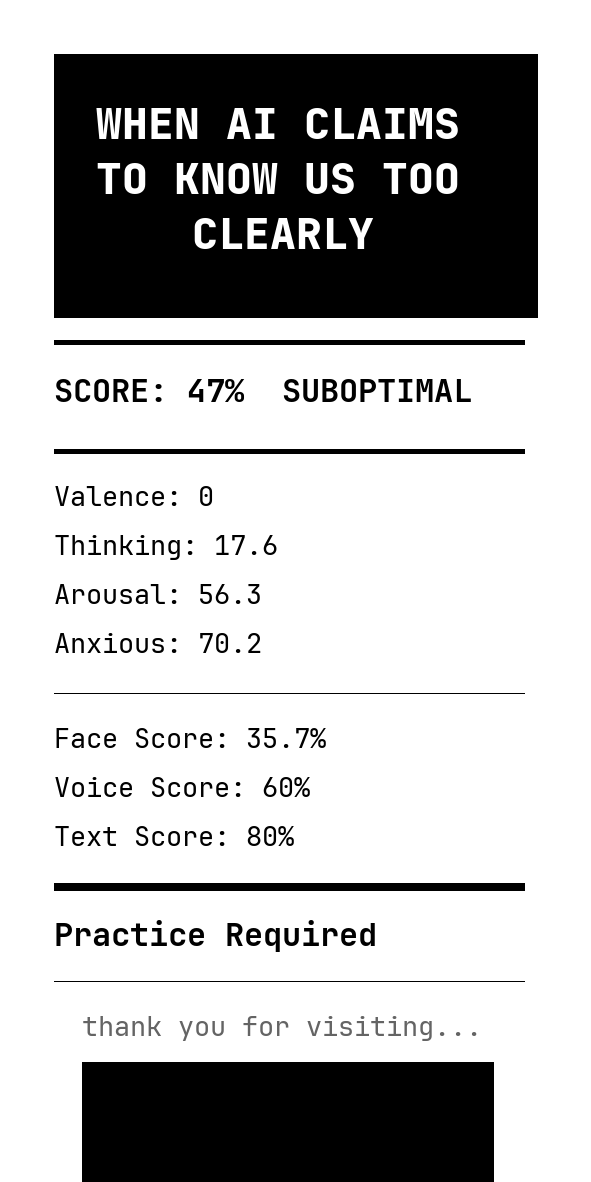

Source code (Python):
from PIL import Image, ImageDraw, ImageFont
from datetime import datetime
import os
import platform
import subprocess

DPI = 300
WIDTH_IN = 1.97
HEIGHT_IN = 3.94

width = int(WIDTH_IN * DPI)      # 591
height = int(HEIGHT_IN * DPI)    # 1182

scale = width / 215  # scale from your original design

def S(v):
    return int(v * scale)

def generate_receipt(data):
    img = Image.new("L", (width, height), 255)
    draw = ImageDraw.Draw(img)

    padding = S(20)
    container = S(181)

    font_title = ImageFont.truetype("mat/jbm_extrabold.ttf", S(16))
    font_sub = ImageFont.truetype("mat/jbm_bold.ttf", S(12))
    font_body = ImageFont.truetype("mat/jbm_regular.ttf", S(10))

    y = S(20)

    draw.rectangle((padding, y, width-padding, y+S(96)), fill=0)

    draw.text((S(35), y+S(15)), "WHEN AI CLAIMS", font=font_title, fill=255)
    draw.text((S(35), y+S(35)), "TO KNOW US TOO", font=font_title, fill=255)
    draw.text((S(70), y+S(55)), "CLEARLY", font=font_title, fill=255)

    y += S(105)

    draw.line((padding, y, container+S(10), y), fill=0, width=S(2))
    y += S(10)

    draw.text((S(20), y), f"SCORE: {data['score']}%  SUBOPTIMAL", font=font_sub, fill=0)

    y += S(30)
    draw.line((padding, y, container+S(10), y), fill=0, width=S(2))
    y += S(10)

    lineheight = S(18)

    draw.text((S(20), y), f"Valence: {data['valence']}", font=font_body, fill=0)
    y += lineheight
    draw.text((S(20), y), f"Thinking: {data['thinking']}", font=font_body, fill=0)
    y += lineheight
    draw.text((S(20), y), f"Arousal: {data['arousal']}", font=font_body, fill=0)
    y += lineheight
    draw.text((S(20), y), f"Anxious: {data['anxious']}", font=font_body, fill=0)

    y += S(25)
    draw.line((padding, y, container+S(10), y), fill=0)

    y += S(10)

    draw.text((S(20), y), f"Face Score: {data['face']}%", font=font_body, fill=0)
    y += lineheight
    draw.text((S(20), y), f"Voice Score: {data['voice']}%", font=font_body, fill=0)
    y += lineheight
    draw.text((S(20), y), f"Text Score: {data['text']}%", font=font_body, fill=0)

    y += S(25)
    draw.line((padding, y, container+S(10), y), fill=0, width=S(3))

    y += S(10)
    draw.text((S(20), y), "Practice Required", font=font_sub, fill=0)

    y += S(25)
    draw.line((padding, y, container+S(10), y), fill=0)

    y += S(10)
    draw.text((S(30), y), "thank you for visiting...", font=font_body, fill=100)

    y += S(20)

    barcode_img = Image.open("mat/barcode.png").convert("L")
    barcode_img = barcode_img.resize((S(150), S(50)))
    img.paste(barcode_img, (S(30), y))

    y += S(55)

    timestamp = datetime.now().strftime("%Y %m %d %H%M%S")
    draw.text((S(35), y), timestamp, font=font_body, fill=0)

    return img


def save_and_print_receipt(data):
    img = generate_receipt(data)

    timestamp = datetime.now().strftime("%Y%m%d_%H%M%S")
    filename = f"receipt_{timestamp}.pdf"

    img_rgb = img.convert("RGB")
    img_rgb.save(filename, resolution=300)

    system = platform.system()

    if system == "Windows":
        os.startfile(filename, "print")

    elif system == "Darwin":  # macOS
        subprocess.run(["lp", filename])

    elif system == "Linux":
        subprocess.run(["lp", filename])

    else:
        print("Unsupported operating system")

    print(f"Printed: {filename}")
